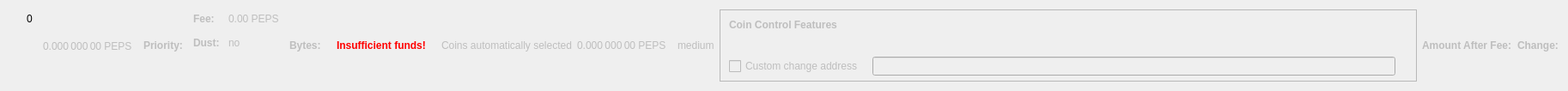
    <widget class="QWidget" name="dummyHideWidget" native="true">
     <property name="maximumSize">
      <size>
       <width>100</width>
       <height>22</height>
      </size>
     </property>
     <layout class="QHBoxLayout" name="dummyHideLayout">
      <item>
       <layout class="QFormLayout" name="formLayoutCoinControl1">
        <property name="horizontalSpacing">
         <number>10</number>
        </property>
        <property name="verticalSpacing">
         <number>14</number>
        </property>
        <property name="leftMargin">
         <number>10</number>
        </property>
        <property name="topMargin">
         <number>4</number>
        </property>
        <property name="rightMargin">
         <number>6</number>
        </property>
        <item row="0" column="1">
         <widget class="QLabel" name="labelCoinControlBytes">
          <property name="cursor">
           <cursorShape>IBeamCursor</cursorShape>
          </property>
          <property name="contextMenuPolicy">
           <enum>Qt::ActionsContextMenu</enum>
          </property>
          <property name="text">
           <string notr="true">0</string>
          </property>
          <property name="textInteractionFlags">
           <set>Qt::LinksAccessibleByMouse|Qt::TextSelectableByKeyboard|Qt::TextSelectableByMouse</set>
          </property>
         </widget>
        </item>
       </layout>
      </item>
      <item>
       <widget class="QLabel" name="labelCoinControlAfterFee">
        <property name="enabled">
         <bool>false</bool>
        </property>
        <property name="sizePolicy">
         <sizepolicy hsizetype="Fixed" vsizetype="Fixed">
          <horstretch>0</horstretch>
          <verstretch>0</verstretch>
         </sizepolicy>
        </property>
        <property name="minimumSize">
         <size>
          <width>111</width>
          <height>12</height>
         </size>
        </property>
        <property name="maximumSize">
         <size>
          <width>111</width>
          <height>12</height>
         </size>
        </property>
        <property name="cursor">
         <cursorShape>IBeamCursor</cursorShape>
        </property>
        <property name="contextMenuPolicy">
         <enum>Qt::ActionsContextMenu</enum>
        </property>
        <property name="text">
         <string notr="true">0.000 000 00 PEPS</string>
        </property>
        <property name="textInteractionFlags">
         <set>Qt::LinksAccessibleByMouse|Qt::TextSelectableByKeyboard|Qt::TextSelectableByMouse</set>
        </property>
       </widget>
      </item>
      <item>
       <widget class="QLabel" name="labelCoinControlPriorityText">
        <property name="enabled">
         <bool>false</bool>
        </property>
        <property name="font">
         <font>
          <weight>75</weight>
          <bold>true</bold>
         </font>
        </property>
        <property name="text">
         <string>Priority:</string>
        </property>
       </widget>
      </item>
      <item>
       <layout class="QHBoxLayout" name="horizontalLayout"/>
      </item>
      <item>
       <layout class="QFormLayout" name="formLayoutCoinControl3">
        <property name="horizontalSpacing">
         <number>10</number>
        </property>
        <property name="verticalSpacing">
         <number>14</number>
        </property>
        <property name="leftMargin">
         <number>6</number>
        </property>
        <property name="topMargin">
         <number>4</number>
        </property>
        <property name="rightMargin">
         <number>6</number>
        </property>
        <item row="0" column="0">
         <widget class="QLabel" name="labelCoinControlFeeText">
          <property name="enabled">
           <bool>false</bool>
          </property>
          <property name="font">
           <font>
            <weight>75</weight>
            <bold>true</bold>
           </font>
          </property>
          <property name="text">
           <string>Fee:</string>
          </property>
          <property name="margin">
           <number>0</number>
          </property>
         </widget>
        </item>
        <item row="0" column="1">
         <widget class="QLabel" name="labelCoinControlFee">
          <property name="enabled">
           <bool>false</bool>
          </property>
          <property name="cursor">
           <cursorShape>IBeamCursor</cursorShape>
          </property>
          <property name="contextMenuPolicy">
           <enum>Qt::ActionsContextMenu</enum>
          </property>
          <property name="text">
           <string notr="true">0.00 PEPS</string>
          </property>
          <property name="textInteractionFlags">
           <set>Qt::LinksAccessibleByMouse|Qt::TextSelectableByKeyboard|Qt::TextSelectableByMouse</set>
          </property>
         </widget>
        </item>
        <item row="1" column="0">
         <widget class="QLabel" name="labelCoinControlLowOutputText">
          <property name="enabled">
           <bool>false</bool>
          </property>
          <property name="font">
           <font>
            <weight>75</weight>
            <bold>true</bold>
           </font>
          </property>
          <property name="text">
           <string>Dust:</string>
          </property>
         </widget>
        </item>
        <item row="1" column="1">
         <widget class="QLabel" name="labelCoinControlLowOutput">
          <property name="enabled">
           <bool>false</bool>
          </property>
          <property name="cursor">
           <cursorShape>IBeamCursor</cursorShape>
          </property>
          <property name="contextMenuPolicy">
           <enum>Qt::ActionsContextMenu</enum>
          </property>
          <property name="text">
           <string>no</string>
          </property>
          <property name="textInteractionFlags">
           <set>Qt::LinksAccessibleByMouse|Qt::TextSelectableByKeyboard|Qt::TextSelectableByMouse</set>
          </property>
         </widget>
        </item>
       </layout>
      </item>
      <item>
       <widget class="QLabel" name="labelCoinControlBytesText">
        <property name="enabled">
         <bool>false</bool>
        </property>
        <property name="font">
         <font>
          <weight>75</weight>
          <bold>true</bold>
         </font>
        </property>
        <property name="text">
         <string>Bytes:</string>
        </property>
       </widget>
      </item>
      <item>
       <layout class="QFormLayout" name="formLayoutCoinControl2">
        <property name="horizontalSpacing">
         <number>10</number>
        </property>
        <property name="verticalSpacing">
         <number>14</number>
        </property>
        <property name="leftMargin">
         <number>6</number>
        </property>
        <property name="topMargin">
         <number>4</number>
        </property>
        <property name="rightMargin">
         <number>6</number>
        </property>
       </layout>
      </item>
      <item>
       <layout class="QHBoxLayout" name="horizontalLayoutCoinControl2">
        <property name="spacing">
         <number>8</number>
        </property>
        <property name="bottomMargin">
         <number>10</number>
        </property>
       </layout>
      </item>
      <item>
       <widget class="QLabel" name="labelCoinControlInsuffFunds">
        <property name="enabled">
         <bool>false</bool>
        </property>
        <property name="minimumSize">
         <size>
          <width>0</width>
          <height>0</height>
         </size>
        </property>
        <property name="font">
         <font>
          <weight>75</weight>
          <bold>true</bold>
         </font>
        </property>
        <property name="styleSheet">
         <string notr="true">color:red;font-weight:bold;</string>
        </property>
        <property name="text">
         <string>Insufficient funds!</string>
        </property>
        <property name="margin">
         <number>5</number>
        </property>
       </widget>
      </item>
      <item>
       <layout class="QFormLayout" name="formLayoutCoinControl4">
        <property name="horizontalSpacing">
         <number>10</number>
        </property>
        <property name="verticalSpacing">
         <number>14</number>
        </property>
        <property name="leftMargin">
         <number>6</number>
        </property>
        <property name="topMargin">
         <number>4</number>
        </property>
        <property name="rightMargin">
         <number>6</number>
        </property>
       </layout>
      </item>
      <item>
       <widget class="QLabel" name="labelCoinControlAutomaticallySelected">
        <property name="enabled">
         <bool>false</bool>
        </property>
        <property name="sizePolicy">
         <sizepolicy hsizetype="Fixed" vsizetype="Fixed">
          <horstretch>0</horstretch>
          <verstretch>0</verstretch>
         </sizepolicy>
        </property>
        <property name="minimumSize">
         <size>
          <width>0</width>
          <height>0</height>
         </size>
        </property>
        <property name="maximumSize">
         <size>
          <width>240</width>
          <height>16777215</height>
         </size>
        </property>
        <property name="text">
         <string>Coins automatically selected</string>
        </property>
        <property name="margin">
         <number>5</number>
        </property>
       </widget>
      </item>
      <item>
       <widget class="QLabel" name="labelCoinControlChange">
        <property name="enabled">
         <bool>false</bool>
        </property>
        <property name="sizePolicy">
         <sizepolicy hsizetype="Fixed" vsizetype="Fixed">
          <horstretch>0</horstretch>
          <verstretch>0</verstretch>
         </sizepolicy>
        </property>
        <property name="minimumSize">
         <size>
          <width>111</width>
          <height>0</height>
         </size>
        </property>
        <property name="maximumSize">
         <size>
          <width>111</width>
          <height>16777215</height>
         </size>
        </property>
        <property name="cursor">
         <cursorShape>IBeamCursor</cursorShape>
        </property>
        <property name="contextMenuPolicy">
         <enum>Qt::ActionsContextMenu</enum>
        </property>
        <property name="text">
         <string notr="true">0.000 000 00 PEPS</string>
        </property>
        <property name="textInteractionFlags">
         <set>Qt::LinksAccessibleByMouse|Qt::TextSelectableByKeyboard|Qt::TextSelectableByMouse</set>
        </property>
       </widget>
      </item>
      <item>
       <widget class="QLabel" name="labelCoinControlPriority">
        <property name="enabled">
         <bool>false</bool>
        </property>
        <property name="cursor">
         <cursorShape>IBeamCursor</cursorShape>
        </property>
        <property name="contextMenuPolicy">
         <enum>Qt::ActionsContextMenu</enum>
        </property>
        <property name="text">
         <string>medium</string>
        </property>
        <property name="textInteractionFlags">
         <set>Qt::LinksAccessibleByMouse|Qt::TextSelectableByKeyboard|Qt::TextSelectableByMouse</set>
        </property>
       </widget>
      </item>
      <item>
       <widget class="QFrame" name="frameCoinControl">
        <property name="sizePolicy">
         <sizepolicy hsizetype="Expanding" vsizetype="Expanding">
          <horstretch>0</horstretch>
          <verstretch>0</verstretch>
         </sizepolicy>
        </property>
        <property name="maximumSize">
         <size>
          <width>16777215</width>
          <height>16777215</height>
         </size>
        </property>
        <property name="frameShape">
         <enum>QFrame::StyledPanel</enum>
        </property>
        <property name="frameShadow">
         <enum>QFrame::Sunken</enum>
        </property>
        <layout class="QVBoxLayout" name="verticalLayoutCoinControl2_2">
         <property name="spacing">
          <number>0</number>
         </property>
         <property name="leftMargin">
          <number>0</number>
         </property>
         <property name="topMargin">
          <number>0</number>
         </property>
         <property name="rightMargin">
          <number>0</number>
         </property>
         <property name="bottomMargin">
          <number>6</number>
         </property>
         <item>
          <layout class="QVBoxLayout" name="verticalLayoutCoinControl" stretch="0,0,0,1">
           <property name="spacing">
            <number>0</number>
           </property>
           <property name="leftMargin">
            <number>10</number>
           </property>
           <property name="topMargin">
            <number>10</number>
           </property>
           <item>
            <layout class="QHBoxLayout" name="horizontalLayoutCoinControl1">
             <property name="bottomMargin">
              <number>15</number>
             </property>
             <item>
              <widget class="QLabel" name="labelCoinControlFeatures">
               <property name="enabled">
                <bool>false</bool>
               </property>
               <property name="sizePolicy">
                <sizepolicy hsizetype="Preferred" vsizetype="Maximum">
                 <horstretch>0</horstretch>
                 <verstretch>0</verstretch>
                </sizepolicy>
               </property>
               <property name="font">
                <font>
                 <weight>75</weight>
                 <bold>true</bold>
                </font>
               </property>
               <property name="styleSheet">
                <string notr="true">font-weight:bold;</string>
               </property>
               <property name="text">
                <string>Coin Control Features</string>
               </property>
              </widget>
             </item>
            </layout>
           </item>
           <item>
            <widget class="QWidget" name="widgetCoinControl" native="true">
             <property name="sizePolicy">
              <sizepolicy hsizetype="Preferred" vsizetype="Preferred">
               <horstretch>0</horstretch>
               <verstretch>0</verstretch>
              </sizepolicy>
             </property>
             <property name="minimumSize">
              <size>
               <width>0</width>
               <height>0</height>
              </size>
             </property>
             <property name="styleSheet">
              <string notr="true"/>
             </property>
             <layout class="QHBoxLayout" name="horizontalLayoutCoinControl5_2">
              <property name="leftMargin">
               <number>0</number>
              </property>
              <property name="topMargin">
               <number>0</number>
              </property>
              <property name="rightMargin">
               <number>0</number>
              </property>
              <property name="bottomMargin">
               <number>0</number>
              </property>
              <item>
               <layout class="QHBoxLayout" name="horizontalLayoutCoinControl3">
                <property name="spacing">
                 <number>20</number>
                </property>
                <property name="topMargin">
                 <number>0</number>
                </property>
                <property name="bottomMargin">
                 <number>10</number>
                </property>
               </layout>
              </item>
             </layout>
            </widget>
           </item>
           <item>
            <layout class="QHBoxLayout" name="horizontalLayoutCoinControl4" stretch="0,0,0">
             <property name="spacing">
              <number>12</number>
             </property>
             <property name="sizeConstraint">
              <enum>QLayout::SetDefaultConstraint</enum>
             </property>
             <property name="topMargin">
              <number>5</number>
             </property>
             <property name="rightMargin">
              <number>5</number>
             </property>
             <item>
              <widget class="QCheckBox" name="checkBoxCoinControlChange">
               <property name="enabled">
                <bool>false</bool>
               </property>
               <property name="toolTip">
                <string>If this is activated, but the change address is empty or invalid, change will be sent to a newly generated address.</string>
               </property>
               <property name="text">
                <string>Custom change address</string>
               </property>
              </widget>
             </item>
             <item>
              <widget class="QValidatedLineEdit" name="lineEditCoinControlChange">
               <property name="enabled">
                <bool>false</bool>
               </property>
               <property name="sizePolicy">
                <sizepolicy hsizetype="Expanding" vsizetype="Fixed">
                 <horstretch>0</horstretch>
                 <verstretch>0</verstretch>
                </sizepolicy>
               </property>
              </widget>
             </item>
             <item>
              <widget class="QLabel" name="labelCoinControlChangeLabel_2">
               <property name="sizePolicy">
                <sizepolicy hsizetype="Preferred" vsizetype="Expanding">
                 <horstretch>0</horstretch>
                 <verstretch>0</verstretch>
                </sizepolicy>
               </property>
               <property name="minimumSize">
                <size>
                 <width>0</width>
                 <height>0</height>
                </size>
               </property>
               <property name="text">
                <string/>
               </property>
               <property name="margin">
                <number>3</number>
               </property>
              </widget>
             </item>
            </layout>
           </item>
           <item>
            <spacer name="verticalSpacerCoinControl">
             <property name="orientation">
              <enum>Qt::Vertical</enum>
             </property>
             <property name="sizeHint" stdset="0">
              <size>
               <width>800</width>
               <height>1</height>
              </size>
             </property>
            </spacer>
           </item>
          </layout>
         </item>
        </layout>
       </widget>
      </item>
      <item>
       <widget class="QLabel" name="labelCoinControlAfterFeeText">
        <property name="enabled">
         <bool>false</bool>
        </property>
        <property name="minimumSize">
         <size>
          <width>0</width>
          <height>0</height>
         </size>
        </property>
        <property name="maximumSize">
         <size>
          <width>16777215</width>
          <height>16777215</height>
         </size>
        </property>
        <property name="font">
         <font>
          <weight>75</weight>
          <bold>true</bold>
         </font>
        </property>
        <property name="text">
         <string>Amount After Fee:</string>
        </property>
        <property name="alignment">
         <set>Qt::AlignLeading|Qt::AlignLeft|Qt::AlignVCenter</set>
        </property>
        <property name="margin">
         <number>0</number>
        </property>
       </widget>
      </item>
      <item>
       <widget class="QLabel" name="labelCoinControlChangeText">
        <property name="enabled">
         <bool>false</bool>
        </property>
        <property name="sizePolicy">
         <sizepolicy hsizetype="Preferred" vsizetype="Preferred">
          <horstretch>0</horstretch>
          <verstretch>0</verstretch>
         </sizepolicy>
        </property>
        <property name="minimumSize">
         <size>
          <width>0</width>
          <height>0</height>
         </size>
        </property>
        <property name="maximumSize">
         <size>
          <width>16777215</width>
          <height>16777215</height>
         </size>
        </property>
        <property name="font">
         <font>
          <weight>75</weight>
          <bold>true</bold>
         </font>
        </property>
        <property name="text">
         <string>Change:</string>
        </property>
        <property name="alignment">
         <set>Qt::AlignLeading|Qt::AlignLeft|Qt::AlignVCenter</set>
        </property>
       </widget>
      </item>
     </layout>
    </widget>
